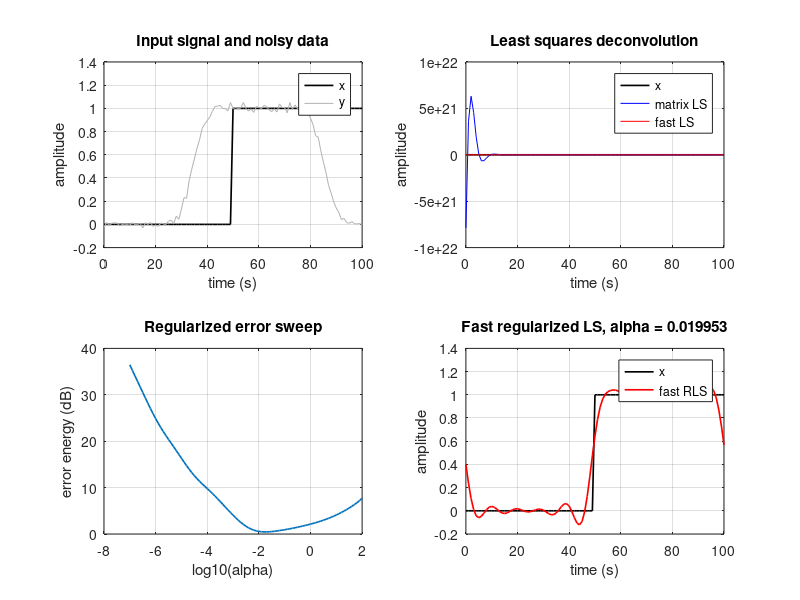
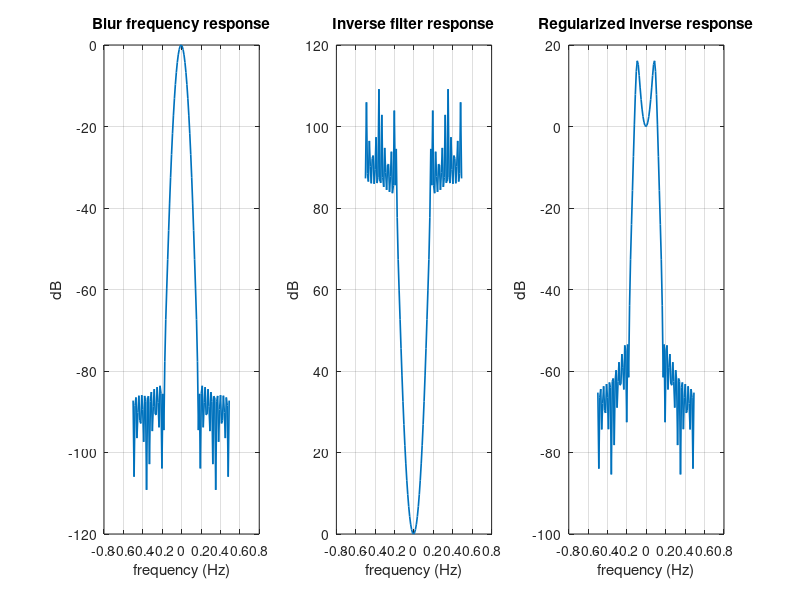

Write the MATLAB code that produced these figures, in order.
close all;
clear all;
clc;

rng(0);

L_x = 100;      % duration of observation of the input signal
fe = 1;         % sampling frequency
Te = 1/fe;      % sampling period
N_x_param = L_x/Te;
k_x = (0:N_x_param)'; 
t_x = k_x*Te;


%% 1. signal x

k1 = 0:N_x_param/2-1;
x1 = zeros(length(k1),1);

k2 = N_x_param/2:N_x_param;
x2 = ones(length(k2),1);

x = [x1; x2];
N_x = length(x);

%% 2. filtre h

sigma_h = 4*Te;       
mu_h = 15*Te;
L_h = 30*Te;
t_h = (0:Te:L_h)';
N_h = length(t_h);

h = (1/(sigma_h*sqrt(2*pi))) * exp(-((t_h-mu_h).^2)/(2*sigma_h^2));

%% 3. conv

y_full = conv(x,h);

% Section 2 says y0[Nh], ..., y0[Nh + Nx - 1]
y_nb = y_full(N_h:N_h+N_x-1);

%% 4. add AWGN

SNR = 30; % dB

sigmab2 = 10^(-SNR/10)*mean(y_nb.^2);
sigmab = sqrt(sigmab2);

w = randn(size(y_nb))*sigmab;
y = y_nb + w;

measured_snr = 10*log10(mean(y_nb.^2)/var(w));


%% 5. toeplitz

first_col = zeros(N_x,1);
first_col(1) = h(end);

first_row = zeros(1,N_x);
first_row(1:N_h) = h(end:-1:1);

H = toeplitz(first_col, first_row);

x_ls_matrix = H\y;

%% 2.1 least squares

c_h = [h(end); zeros(N_x-N_h,1); h(1:end-1)];

lambda_h = fft(c_h, N_x);
Y = fft(y, N_x);

X_ls_fft = Y ./ lambda_h;
x_ls_fft = real(ifft(X_ls_fft, N_x));

%% 2.2 regularized least squares

d = [1; zeros(N_x-2,1); -1];
lambda_d = fft(d, N_x);

log10_alphas = -7:0.1:2;

err_rls = zeros(size(log10_alphas));
x_rls_all = zeros(N_x,length(log10_alphas));

% to find the best alpha as possible
for i_alpha = 1:length(log10_alphas)

    alpha = 10^log10_alphas(i_alpha);

    g_RLS = conj(lambda_h) ./ ...
        (abs(lambda_h).^2 + alpha*abs(lambda_d).^2);

    X_rls_fft = g_RLS .* Y;
    x_rls_all(:,i_alpha) = real(ifft(X_rls_fft, N_x));

    err_rls(i_alpha) = norm(x - x_rls_all(:,i_alpha))^2;

end

[best_err, best_idx] = min(err_rls);
alpha_opt = 10^log10_alphas(best_idx);

x_rls_fft = x_rls_all(:,best_idx);


%% 6. erros 

err_ls_matrix = norm(x - x_ls_matrix)^2;
err_ls_fft = norm(x - x_ls_fft)^2;
err_rls_fft = norm(x - x_rls_fft)^2;

fprintf('Measured SNR = %.4f dB\n', measured_snr);
fprintf('Noise variance = %.4e\n', sigmab2);
fprintf('Matrix LS error = %.4e\n', err_ls_matrix);
fprintf('Fast LS error = %.4e\n', err_ls_fft);
fprintf('Best fast RLS alpha = %.4e\n', alpha_opt);
fprintf('Best fast RLS error = %.4e\n', err_rls_fft);


%% 7. Figures

figure(1);

subplot(2,2,1);
plot(t_x, x, 'k', 'LineWidth', 1.2);
hold on;
plot(t_x, y, 'Color', [0.7 0.7 0.7]);
hold off;
xlabel('time (s)');
ylabel('amplitude');
title('Input signal and noisy data');
legend('x','y');
grid on;

subplot(2,2,2);
plot(t_x, x, 'k', 'LineWidth', 1.2);
hold on;
plot(t_x, x_ls_matrix, 'b');
plot(t_x, x_ls_fft, 'r');
hold off;
xlabel('time (s)');
ylabel('amplitude');
title('Least squares deconvolution');
legend('x','matrix LS','fast LS');
grid on;

subplot(2,2,3);
plot(log10_alphas, 10*log10(err_rls), 'LineWidth', 1.2);
xlabel('log10(alpha)');
ylabel('error energy (dB)');
title('Regularized error sweep');
grid on;

subplot(2,2,4);
plot(t_x, x, 'k', 'LineWidth', 1.2);
hold on;
plot(t_x, x_rls_fft, 'r', 'LineWidth', 1.2);
hold off;
xlabel('time (s)');
ylabel('amplitude');
title(['Fast regularized LS, alpha = ' num2str(alpha_opt)]);
legend('x','fast RLS');
grid on;

%% 8. Spectral analysis

figure(2);

freq = (-N_x/2:N_x/2-1)'*fe/N_x;

subplot(1,3,1);
plot(freq, fftshift(20*log10(abs(lambda_h))), 'LineWidth', 1.2);
xlabel('frequency (Hz)');
ylabel('dB');
title('Blur frequency response');
grid on;

subplot(1,3,2);
plot(freq, fftshift(20*log10(abs(1./lambda_h))), 'LineWidth', 1.2);
xlabel('frequency (Hz)');
ylabel('dB');
title('Inverse filter response');
grid on;

g_RLS_opt = conj(lambda_h) ./ ...
    (abs(lambda_h).^2 + alpha_opt*abs(lambda_d).^2);

subplot(1,3,3);
plot(freq, fftshift(20*log10(abs(g_RLS_opt))), 'LineWidth', 1.2);
xlabel('frequency (Hz)');
ylabel('dB');
title('Regularized inverse response');
grid on;
